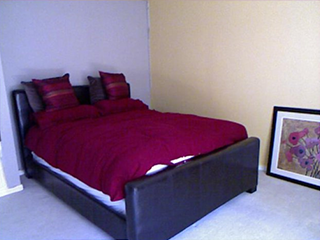
#> input picture testdata/ClippedDepthNormal.png, 320 x 240 px
$ python preview.py
#> lines starting #> are read from the running program, lines starting #| are printed output that depends on the picture
import matplotlib.pyplot as plt
import matplotlib.image as mpimg
import numpy as np

img = mpimg.imread('testdata/ClippedDepthNormal.png')
#> img is the input picture: shape (240, 320, 4) float32; mean R, G, B, A 0.536, 0.468, 0.571, 1
print(type(img))
#| <class 'numpy.ndarray'>
print(img)
#> (printed output is left out)
imgplot = plt.imshow(img)
plt.show()

lum_img = img[:, :, 0]
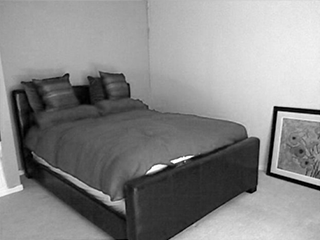
#> lum_img: shape (240, 320) float32; min 0, max 1, mean 0.536
plt.imshow(lum_img)
